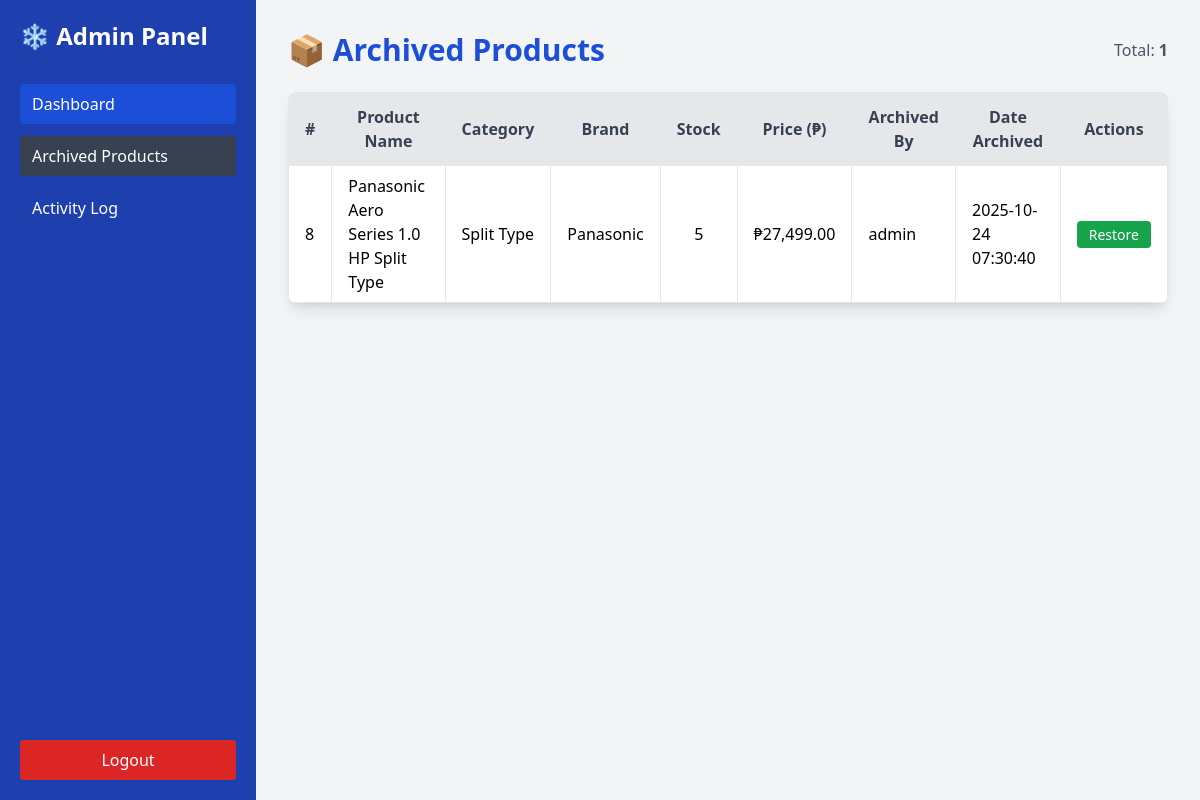
Screenshot of /aircon_inventory/archived_products.php (signed in) with the database file from the repository.
### tables this page shows
CREATE TABLE `archived_products` (
  `id` int(11) NOT NULL,
  `product_id` int(11) NOT NULL,
  `product_name` varchar(100) NOT NULL,
  `category` varchar(100) DEFAULT NULL,
  `brand` varchar(100) DEFAULT NULL,
  `description` text DEFAULT NULL,
  `stock` int(11) DEFAULT 0,
  `price` decimal(10,2) DEFAULT NULL,
  `archived_by` varchar(50) DEFAULT NULL,
  `archived_at` timestamp NOT NULL DEFAULT current_timestamp()
);

### aircon_inventory/archived_products.php (the view, shortened to what this page needs)
<?php
$host = "localhost";
$user = "root";
$pass = "";
$db   = "aircon_inventory";
$conn = new mysqli($host, $user, $pass, $db);
$conn->set_charset("utf8mb4");
$sql = "SELECT id, product_id, product_name, category, brand, stock, price, archived_by, archived_at
        FROM archived_products
        ORDER BY archived_at DESC";
$result = $conn->query($sql);
$isAdmin = $_SESSION['role'] === 'admin';
$themeColor = $isAdmin ? 'blue' : 'yellow';
?>
<!DOCTYPE html>
<html lang="en">
<head>
<script src="https://cdn.tailwindcss.com"></script>
</head>
<body class="bg-gray-100 flex min-h-screen">
<aside class="w-64 <?= $isAdmin ? 'bg-blue-800' : 'bg-yellow-500' ?> text-white min-h-screen p-5 flex flex-col justify-between">
  <div>
    <h2 class="text-2xl font-bold mb-8">
      <?= $isAdmin ? '❄️ Admin Panel' : '👷 Staff Panel' ?>
    </h2>
    <nav class="space-y-3">
      <a href="<?= $isAdmin ? 'dashboard.php' : 'staff_dashboard.php' ?>" class="block <?= $isAdmin ? 'bg-blue-700 hover:bg-blue-600' : 'bg-yellow-400 hover:bg-yellow-300' ?> px-3 py-2 rounded">Dashboard</a>
      <a href="archived_products.php" class="block px-3 py-2 rounded bg-gray-700">Archived Products</a>
      <a href="activity_log.php" class="block px-3 py-2 rounded hover:bg-<?= $themeColor ?>-600">Activity Log</a>
    </nav>
  </div>
  <a href="logout.php" class="block px-3 py-2 rounded bg-red-600 hover:bg-red-700 text-center">Logout</a>
</aside>
<main class="flex-1 p-8 overflow-x-auto">
  <div class="flex justify-between items-center mb-6">
    <h1 class="text-3xl font-bold text-<?= $themeColor ?>-700">📦 Archived Products</h1>
    <p class="text-gray-600">Total:
      <span class="font-semibold"><?= $result->num_rows ?></span>
    </p>
  </div>
  <div class="bg-white shadow-lg rounded-lg overflow-hidden">
    <table class="w-full border-collapse">
      <thead class="bg-gray-200 text-gray-700">
        <tr>
          <th class="py-3 px-4 border">#</th>
          <th class="py-3 px-4 border">Product Name</th>
          <th class="py-3 px-4 border">Category</th>
          <th class="py-3 px-4 border">Brand</th>
          <th class="py-3 px-4 border">Stock</th>
          <th class="py-3 px-4 border">Price (₱)</th>
          <th class="py-3 px-4 border">Archived By</th>
          <th class="py-3 px-4 border">Date Archived</th>
          <th class="py-3 px-4 border text-center">Actions</th>
        </tr>
      </thead>
      <tbody>
        <?php if ($result->num_rows > 0): ?>
          <?php while ($row = $result->fetch_assoc()): ?>
            <tr class="hover:bg-gray-50">
              <td class="py-2 px-4 border"><?= htmlspecialchars($row['id']) ?></td>
              <td class="py-2 px-4 border"><?= htmlspecialchars($row['product_name'] ?? '—') ?></td>
              <td class="py-2 px-4 border"><?= htmlspecialchars($row['category'] ?? '—') ?></td>
              <td class="py-2 px-4 border"><?= htmlspecialchars($row['brand'] ?? '—') ?></td>
              <td class="py-2 px-4 border text-center"><?= htmlspecialchars($row['stock'] ?? 0) ?></td>
              <td class="py-2 px-4 border">₱<?= number_format($row['price'] ?? 0, 2) ?></td>
              <td class="py-2 px-4 border"><?= htmlspecialchars($row['archived_by'] ?? 'Unknown') ?></td>
              <td class="py-2 px-4 border"><?= htmlspecialchars($row['archived_at'] ?? 'N/A') ?></td>
              <td class="py-2 px-4 border text-center">
                <a href="restore_product.php?id=<?= $row['id'] ?>"
                   class="bg-green-600 text-white px-3 py-1 rounded hover:bg-green-700 text-sm">Restore</a>
              </td>
            </tr>
          <?php endwhile; ?>
        <?php else: ?>
          <tr>
            <td colspan="9" class="text-center py-4 text-gray-500">No archived products found.</td>
          </tr>
        <?php endif; ?>
      </tbody>
    </table>
  </div>
</main>
</body>
</html>

### rows the page displays
archived_products: id "8", product_name "Panasonic Aero Series 1.0 HP Split Type", category "Split Type", brand "Panasonic", stock "5", price "27,499.00", archived_by "admin", archived_at "2025-10-24 07:30:40"

### other values shown
$result->num_rows "1"
